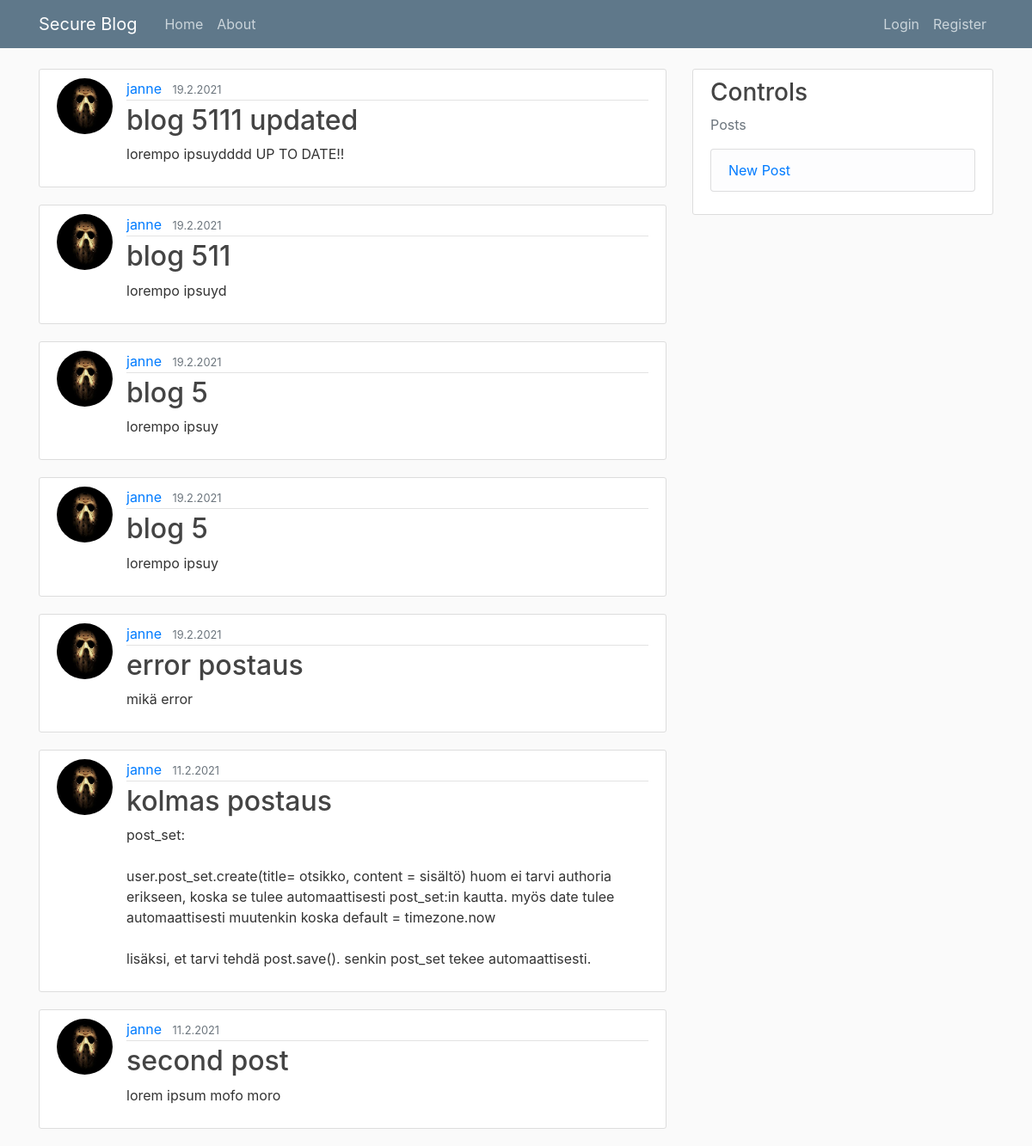
The app's page /, older data.
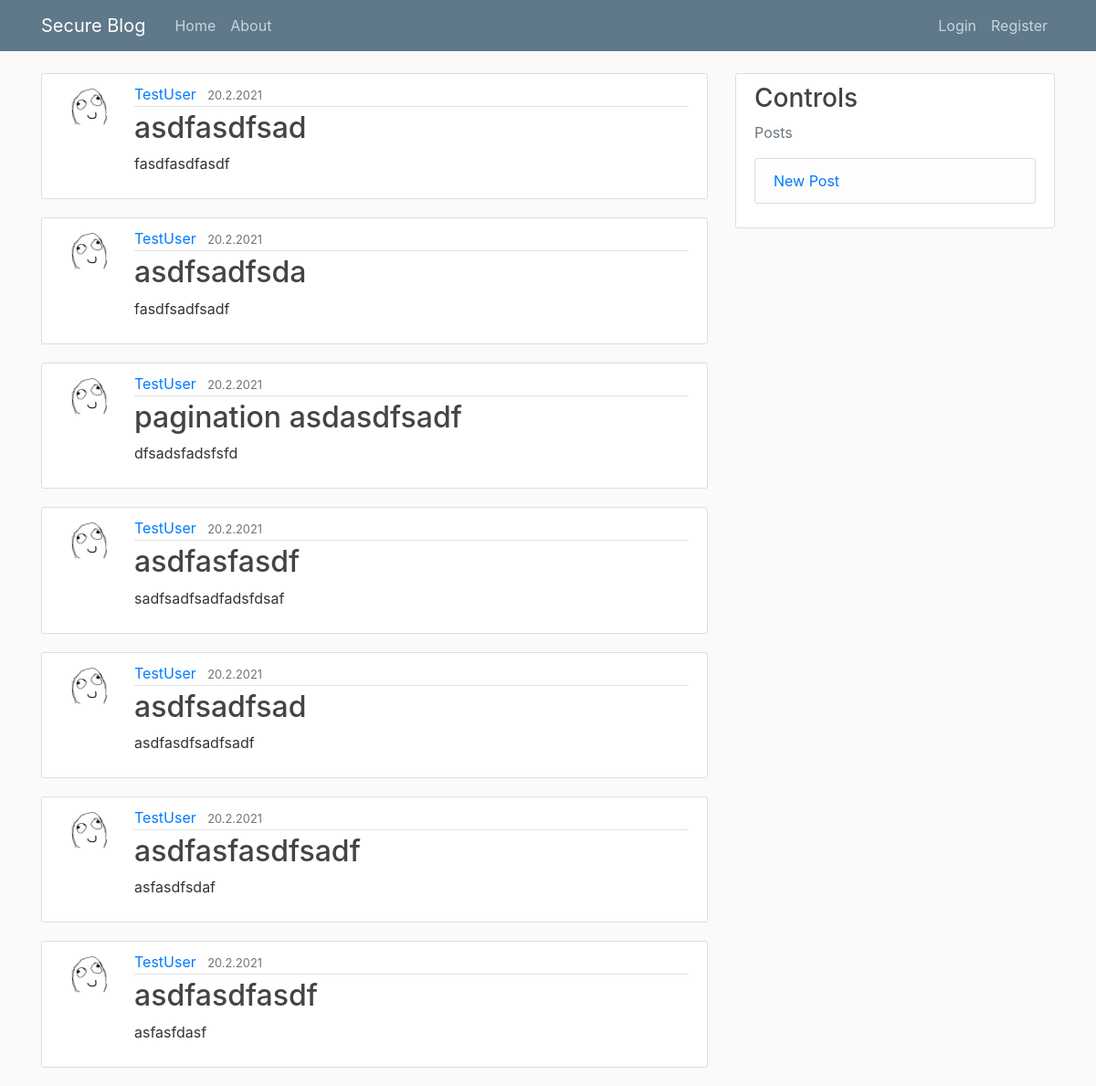
The same page, newer data.
### blog/models.py (models this page shows, shortened)
class Post(models.Model):
	title = models.CharField(max_length=100)
	content = models.TextField()
	date_posted = models.DateTimeField(default=timezone.now)
	author = models.ForeignKey(User, on_delete=models.CASCADE)

### users/models.py (models this page shows, shortened)
class Profile(models.Model):
	user = models.OneToOneField(User, on_delete=models.CASCADE)
	image = models.ImageField(default='default.jpg', upload_to='profile_pics')

### blog/views.py (the view)
# urls.py: path('', PostListView.as_view(), name='blog-home'),
class PostListView(ListView):
	model = Post
	template_name = 'blog/home.html'
	context_object_name = 'posts'
	ordering = ['-date_posted']
	paginate_by = 7

### blog/templates/blog/home.html
{% extends "blog/base.html" %}
{% block content %}
	{% for post in posts %}
		<article class="media content-section">
		  <img class="rounded-circle article-img" src="{{ post.author.profile.image.url }}">
		  <div class="media-body">
		    <div class="article-metadata">
		      <a class="mr-2" href="#">{{ post.author }}</a>
		      <small class="text-muted">{{ post.date_posted|date:"j.n.Y" }}</small>
		    </div>
		    <h2><a class="article-title" href="{% url 'post-detail' post.id %}">{{ post.title }}</a></h2>
		    <p class="article-content">{{ post.content }}</p>
		  </div>
		</article>
	{% endfor %}
{% endblock content %}

Row changes from the older to the newer data that the page shows:
no longer on this page (row unchanged): Post: author.profile.image (picture), author "janne", date_posted "19.2.2021", title "blog 5111 updated", content "lorempo ipsuydddd UP TO DATE!!"
no longer on this page (row unchanged): Post: author.profile.image (picture), author "janne", date_posted "19.2.2021", title "blog 511", content "lorempo ipsuyd"
no longer on this page (row unchanged): Post: author.profile.image (picture), author "janne", date_posted "19.2.2021", title "blog 5", content "lorempo ipsuy"
no longer on this page (row unchanged): Post: author.profile.image (picture), author "janne", date_posted "19.2.2021", title "blog 5", content "lorempo ipsuy"
no longer on this page (row unchanged): Post: author.profile.image (picture), author "janne", date_posted "19.2.2021", title "error postaus", content "mikä error"
no longer on this page (row unchanged): Post: author.profile.image (picture), author "janne", date_posted "11.2.2021", title "kolmas postaus", content "post_set: user.post_set.create(title= otsikko, content = sisältö) huom ei tarvi authoria erikseen, koska se tulee automaattisesti post_set:in kautta. myös date tulee automaattisesti muutenkin koska default = timezone.now lisäksi, et tarvi tehdä post.save(). senkin post_set tekee automaattisesti."
no longer on this page (row unchanged): Post: author.profile.image (picture), author "janne", date_posted "11.2.2021", title "second post", content "lorem ipsum mofo moro"
added Post: author.profile.image (placeholder picture), author "TestUser", date_posted "20.2.2021", title "asdfasdfsad", content "fasdfasdfasdf"
added Post: author.profile.image (placeholder picture), author "TestUser", date_posted "20.2.2021", title "asdfsadfsda", content "fasdfsadfsadf"
added Post: author.profile.image (placeholder picture), author "TestUser", date_posted "20.2.2021", title "pagination asdasdfsadf", content "dfsadsfadsfsfd"
added Post: author.profile.image (placeholder picture), author "TestUser", date_posted "20.2.2021", title "asdfasfasdf", content "sadfsadfsadfadsfdsaf"
added Post: author.profile.image (placeholder picture), author "TestUser", date_posted "20.2.2021", title "asdfsadfsad", content "asdfasdfsadfsadf"
added Post: author.profile.image (placeholder picture), author "TestUser", date_posted "20.2.2021", title "asdfasfasdfsadf", content "asfasdfsdaf"
added Post: author.profile.image (placeholder picture), author "TestUser", date_posted "20.2.2021", title "asdfasdfasdf", content "asfasfdasf"
